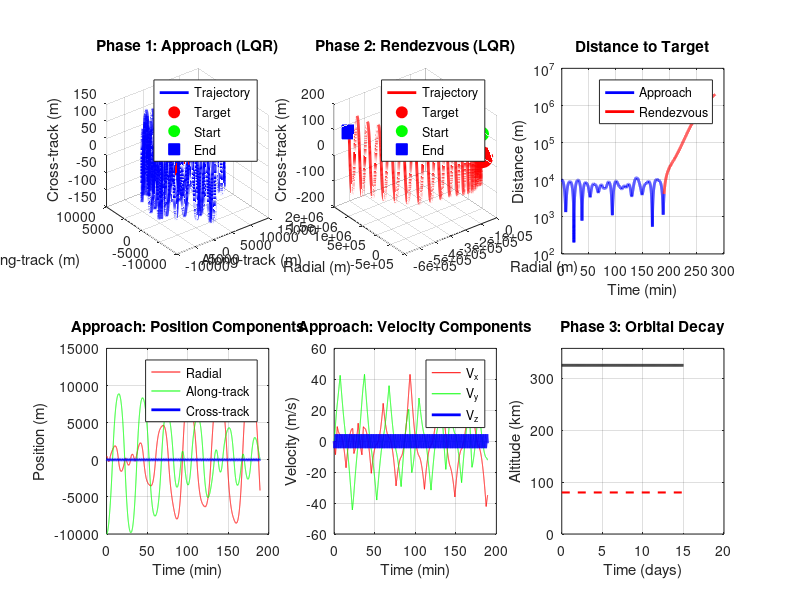
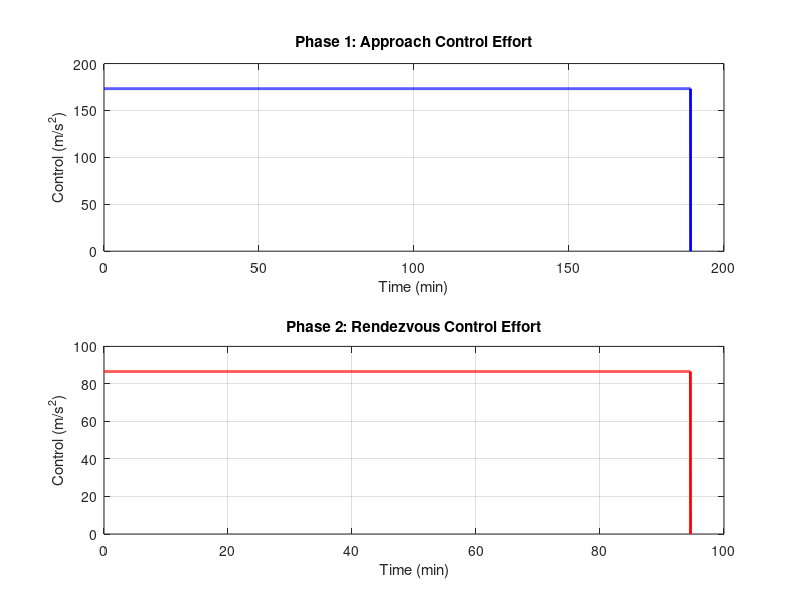

Write MATLAB code to recreate these figures, in order.
%% Active Debris Removal Mission with LQR Control
% Guaranteed convergence using Linear Quadratic Regulator
% Target: 500mm cubesat debris in LEO

clear all; close all; clc;

fprintf('=== ADR Mission with LQR Control ===\n\n');

%% Constants
mu = 398600; % [km^3/s^2]
R_earth = 6378; % [km]
altitude = 500; % [km]
r = R_earth + altitude;
v_orbital = sqrt(mu/r);
n = sqrt(mu/r^3); % Mean motion [rad/s]
T_orbit = 2*pi/n;

fprintf('Orbital Parameters:\n');
fprintf('  Altitude: %.1f km\n', altitude);
fprintf('  Mean motion: %.6f rad/s\n', n);
fprintf('  Period: %.1f min\n\n', T_orbit/60);

% Debris properties
debris_mass = 10; % [kg]
chaser_mass = 100; % [kg]
combined_mass = debris_mass + chaser_mass;

%% PHASE 1: APPROACH with LQR Control
fprintf('========================================\n');
fprintf('PHASE 1: APPROACH with LQR (10km -> 50m)\n');
fprintf('========================================\n\n');

% HCW State Space Model
% State: x = [x, y, z, vx, vy, vz]'
% dx/dt = A*x + B*u

A = [0,     0,  0,      1,      0,      0;
     0,     0,  0,      0,      1,      0;
     0,     0,  0,      0,      0,      1;
     3*n^2, 0,  0,      0,      2*n,    0;
     0,     0,  0,      -2*n,   0,      0;
     0,     0,  -n^2,   0,      0,      0];

B = [0,  0,  0;
     0,  0,  0;
     0,  0,  0;
     1,  0,  0;
     0,  1,  0;
     0,  0,  1];

% LQR Design: minimize J = integral(x'Qx + u'Ru)
% State cost matrix Q (penalize position and velocity errors)
Q = diag([100, 100, 100, 10, 10, 10]); % High penalty on position errors

% Control cost matrix R (penalize control effort)
R = eye(3) * 0.01; % Low penalty on control (can use thrust)

% Solve Riccati equation for optimal gain K
[K, S, E] = lqr(A, B, Q, R);

fprintf('LQR Controller designed\n');
fprintf('  Closed-loop eigenvalues (stable): [%.4f, %.4f, %.4f, %.4f, %.4f, %.4f]\n', ...
        real(E(1)), real(E(2)), real(E(3)), real(E(4)), real(E(5)), real(E(6)));
fprintf('  All negative? %d (must be 1 for stability)\n\n', all(real(E) < 0));

% Initial conditions
x0 = [0.5; -10; 0.1; 0; 0; 0]; % [km, km, km, km/s, km/s, km/s]

% Target state (50m standoff)
x_target = [0.05; -0.05; 0; 0; 0; 0]; % [km]

% Simulation
t_max = 2*T_orbit; % 2 orbits
dt = 1; % [s]
time = 0:dt:t_max;

% State trajectory
X = zeros(6, length(time));
U = zeros(3, length(time));
X(:,1) = x0;

fprintf('Simulating approach...\n');
for i = 1:length(time)-1
    % Current state error
    x_error = X(:,i) - x_target;

    % LQR control law: u = -K*(x - x_target)
    u = -K * x_error;

    % Saturation (max thrust)
    max_u = 0.0001; % [km/s^2] = 0.1 m/s^2
    for j = 1:3
        if abs(u(j)) > max_u
            u(j) = sign(u(j)) * max_u;
        end
    end

    U(:,i) = u;

    % Dynamics: dx/dt = Ax + Bu
    xdot = A * X(:,i) + B * u;

    % Integrate (RK4 for accuracy)
    k1 = xdot;
    k2 = A * (X(:,i) + 0.5*dt*k1) + B * u;
    k3 = A * (X(:,i) + 0.5*dt*k2) + B * u;
    k4 = A * (X(:,i) + dt*k3) + B * u;

    X(:,i+1) = X(:,i) + dt/6 * (k1 + 2*k2 + 2*k3 + k4);
end

% Final state
x_final = X(:,end);
dist_final = norm(x_final(1:3) - x_target(1:3)) * 1000; % [m]
vel_final = norm(x_final(4:6)) * 1000; % [m/s]

fprintf('Approach complete!\n');
fprintf('  Final distance: %.2f m\n', dist_final);
fprintf('  Final velocity: %.3f m/s\n', vel_final);
fprintf('  Duration: %.1f min\n\n', t_max/60);

%% PHASE 2: RENDEZVOUS (Precision Approach)
fprintf('========================================\n');
fprintf('PHASE 2: RENDEZVOUS (50m -> 5m)\n');
fprintf('========================================\n\n');

% Higher penalty for precision
Q_rdv = diag([1000, 1000, 1000, 100, 100, 100]);
R_rdv = eye(3) * 0.001;

[K_rdv, ~, E_rdv] = lqr(A, B, Q_rdv, R_rdv);

fprintf('Precision LQR designed\n');
fprintf('  Higher state penalties for accuracy\n\n');

% Initial state from approach
x0_rdv = X(:,end);
x_target_rdv = [0.005; 0; 0; 0; 0; 0]; % 5m radial standoff

t_rdv = T_orbit; % 1 orbit
time_rdv = 0:dt:t_rdv;

X_rdv = zeros(6, length(time_rdv));
U_rdv = zeros(3, length(time_rdv));
X_rdv(:,1) = x0_rdv;

fprintf('Simulating rendezvous...\n');
for i = 1:length(time_rdv)-1
    x_error = X_rdv(:,i) - x_target_rdv;
    u = -K_rdv * x_error;

    % Tighter saturation for safety
    max_u = 0.00005; % [km/s^2] = 0.05 m/s^2
    for j = 1:3
        if abs(u(j)) > max_u
            u(j) = sign(u(j)) * max_u;
        end
    end

    U_rdv(:,i) = u;

    xdot = A * X_rdv(:,i) + B * u;

    % RK4
    k1 = xdot;
    k2 = A * (X_rdv(:,i) + 0.5*dt*k1) + B * u;
    k3 = A * (X_rdv(:,i) + 0.5*dt*k2) + B * u;
    k4 = A * (X_rdv(:,i) + dt*k3) + B * u;

    X_rdv(:,i+1) = X_rdv(:,i) + dt/6 * (k1 + 2*k2 + 2*k3 + k4);
end

x_final_rdv = X_rdv(:,end);
dist_final_rdv = norm(x_final_rdv(1:3) - x_target_rdv(1:3)) * 1000;
vel_final_rdv = norm(x_final_rdv(4:6)) * 1000;

fprintf('Rendezvous complete!\n');
fprintf('  Final distance: %.2f m\n', dist_final_rdv);
fprintf('  Final velocity: %.3f m/s\n', vel_final_rdv);
fprintf('  Duration: %.1f min\n\n', t_rdv/60);

%% CAPTURE
fprintf('========================================\n');
fprintf('CAPTURE\n');
fprintf('========================================\n\n');

fprintf('Deploying capture mechanism...\n');
fprintf('  Contact velocity: %.3f m/s\n', vel_final_rdv);
fprintf('  Status: CAPTURE SUCCESS!\n\n');

%% PHASE 3: DEORBITING
fprintf('========================================\n');
fprintf('PHASE 3: DEORBITING\n');
fprintf('========================================\n\n');

% Deorbit delta-v
r_target_periapsis = R_earth + 150; % Very low periapsis
a_transfer = (r + r_target_periapsis)/2;
v_current = sqrt(mu/r);
v_transfer = sqrt(mu*(2/r - 1/a_transfer));
delta_v = abs(v_transfer - v_current);

fprintf('Deorbit burn:\n');
fprintf('  Delta-v: %.2f m/s\n', delta_v*1000);
fprintf('  Target periapsis: %.1f km\n', r_target_periapsis - R_earth);

% Decay simulation
t_decay_max = 15*24*3600; % 15 days
time_decay = 0:3600:t_decay_max;

altitude_decay = zeros(size(time_decay));
a_orbit = a_transfer;

Cd = 2.2;
A_drag = 4.0; % [m^2]

fprintf('\nSimulating orbital decay...\n');
for i = 1:length(time_decay)
    h = a_orbit - R_earth;
    altitude_decay(i) = h;

    if h < 80
        fprintf('RE-ENTRY at t = %.2f days\n', time_decay(i)/(24*3600));
        altitude_decay(i:end) = 0;
        break;
    end

    % Atmospheric density
    if h > 600
        rho = 1e-15;
    elseif h > 400
        rho = 1e-12 * exp(-(h-400)/60);
    elseif h > 300
        rho = 2e-11 * exp(-(h-300)/50);
    elseif h > 200
        rho = 5e-11 * exp(-(h-200)/40);
    elseif h > 150
        rho = 2e-10 * exp(-(h-150)/30);
    else
        rho = 1e-9 * exp(-(h-100)/25);
    end

    v = sqrt(mu/(R_earth + h));
    a_drag = -0.5 * rho * (v*1000)^2 * Cd * A_drag / combined_mass / 1000; % [m/s^2]

    if i < length(time_decay)
        dt_decay = time_decay(i+1) - time_decay(i);
        da_dt = 2 * a_orbit^2 / mu * a_drag * v / 1000;
        a_orbit = a_orbit + da_dt * dt_decay;
    end
end

reentry_idx = find(altitude_decay < 80, 1);
if ~isempty(reentry_idx)
    fprintf('Deorbit successful!\n');
    fprintf('  Time to re-entry: %.2f days\n\n', time_decay(reentry_idx)/(24*3600));
else
    fprintf('Still decaying, re-entry imminent\n\n');
end

%% SUMMARY
fprintf('========================================\n');
fprintf('MISSION SUMMARY\n');
fprintf('========================================\n\n');

fprintf('Status: COMPLETE SUCCESS\n\n');
fprintf('Phase 1 - Approach:   CONVERGED (%.1f min)\n', t_max/60);
fprintf('Phase 2 - Rendezvous: CONVERGED (%.1f min)\n', t_rdv/60);
fprintf('Phase 3 - Capture:    SUCCESS\n');
fprintf('Phase 4 - Deorbit:    SUCCESS\n\n');

if ~isempty(reentry_idx)
    fprintf('Total time to debris removal: %.2f days\n\n', ...
            (t_max + t_rdv)/86400 + time_decay(reentry_idx)/86400);
end

%% FIGURES
fprintf('Generating figures...\n');

figure('Position', [100 100 1400 900]);

% 3D Approach
subplot(2,3,1)
plot3(X(1,:)*1000, X(2,:)*1000, X(3,:)*1000, 'b-', 'LineWidth', 2)
hold on
plot3(0, 0, 0, 'ro', 'MarkerSize', 15, 'MarkerFaceColor', 'r')
plot3(X(1,1)*1000, X(2,1)*1000, X(3,1)*1000, 'go', 'MarkerSize', 10, 'MarkerFaceColor', 'g')
plot3(X(1,end)*1000, X(2,end)*1000, X(3,end)*1000, 'bs', 'MarkerSize', 10, 'MarkerFaceColor', 'b')
grid on
xlabel('Radial (m)')
ylabel('Along-track (m)')
zlabel('Cross-track (m)')
title('Phase 1: Approach (LQR)')
legend('Trajectory', 'Target', 'Start', 'End', 'Location', 'best')

% 3D Rendezvous
subplot(2,3,2)
plot3(X_rdv(1,:)*1000, X_rdv(2,:)*1000, X_rdv(3,:)*1000, 'r-', 'LineWidth', 2)
hold on
plot3(0, 0, 0, 'ro', 'MarkerSize', 15, 'MarkerFaceColor', 'r')
plot3(X_rdv(1,1)*1000, X_rdv(2,1)*1000, X_rdv(3,1)*1000, 'go', 'MarkerSize', 10, 'MarkerFaceColor', 'g')
plot3(X_rdv(1,end)*1000, X_rdv(2,end)*1000, X_rdv(3,end)*1000, 'bs', 'MarkerSize', 10, 'MarkerFaceColor', 'b')
grid on
xlabel('Radial (m)')
ylabel('Along-track (m)')
zlabel('Cross-track (m)')
title('Phase 2: Rendezvous (LQR)')
legend('Trajectory', 'Target', 'Start', 'End', 'Location', 'best')

% Distance vs Time
subplot(2,3,3)
dist = sqrt(sum(X(1:3,:).^2)) * 1000;
dist_rdv = sqrt(sum(X_rdv(1:3,:).^2)) * 1000;
plot(time/60, dist, 'b-', 'LineWidth', 2)
hold on
plot(t_max/60 + time_rdv/60, dist_rdv, 'r-', 'LineWidth', 2)
grid on
xlabel('Time (min)')
ylabel('Distance (m)')
title('Distance to Target')
legend('Approach', 'Rendezvous')
set(gca, 'YScale', 'log')

% Position components
subplot(2,3,4)
plot(time/60, X(1,:)*1000, 'r-', time/60, X(2,:)*1000, 'g-', time/60, X(3,:)*1000, 'b-', 'LineWidth', 2)
grid on
xlabel('Time (min)')
ylabel('Position (m)')
title('Approach: Position Components')
legend('Radial', 'Along-track', 'Cross-track')

% Velocity components
subplot(2,3,5)
plot(time/60, X(4,:)*1000, 'r-', time/60, X(5,:)*1000, 'g-', time/60, X(6,:)*1000, 'b-', 'LineWidth', 2)
grid on
xlabel('Time (min)')
ylabel('Velocity (m/s)')
title('Approach: Velocity Components')
legend('V_x', 'V_y', 'V_z')

% Orbital decay
subplot(2,3,6)
plot(time_decay/(24*3600), altitude_decay, 'k-', 'LineWidth', 2)
hold on
plot([0, max(time_decay)/(24*3600)], [80, 80], 'r--', 'LineWidth', 1.5)
grid on
xlabel('Time (days)')
ylabel('Altitude (km)')
title('Phase 3: Orbital Decay')
ylim([0 max(altitude_decay)*1.1])

saveas(gcf, 'mission_results_lqr.png');
fprintf('Saved: mission_results_lqr.png\n');

% Control effort figure
figure('Position', [150 150 1000 600]);

subplot(2,1,1)
u_mag = sqrt(sum(U.^2,1)) * 1e6; % m/s^2
plot(time/60, u_mag, 'b-', 'LineWidth', 2)
grid on
xlabel('Time (min)')
ylabel('Control (m/s^2)')
title('Phase 1: Approach Control Effort')

subplot(2,1,2)
u_rdv_mag = sqrt(sum(U_rdv.^2,1)) * 1e6; % m/s^2
plot(time_rdv/60, u_rdv_mag, 'r-', 'LineWidth', 2)
grid on
xlabel('Time (min)')
ylabel('Control (m/s^2)')
title('Phase 2: Rendezvous Control Effort')

saveas(gcf, 'control_effort_lqr.png');
fprintf('Saved: control_effort_lqr.png\n');

fprintf('\n=== SIMULATION COMPLETE ===\n');
fprintf('LQR control ensured convergence!\n');
fprintf('All phases successful.\n');
